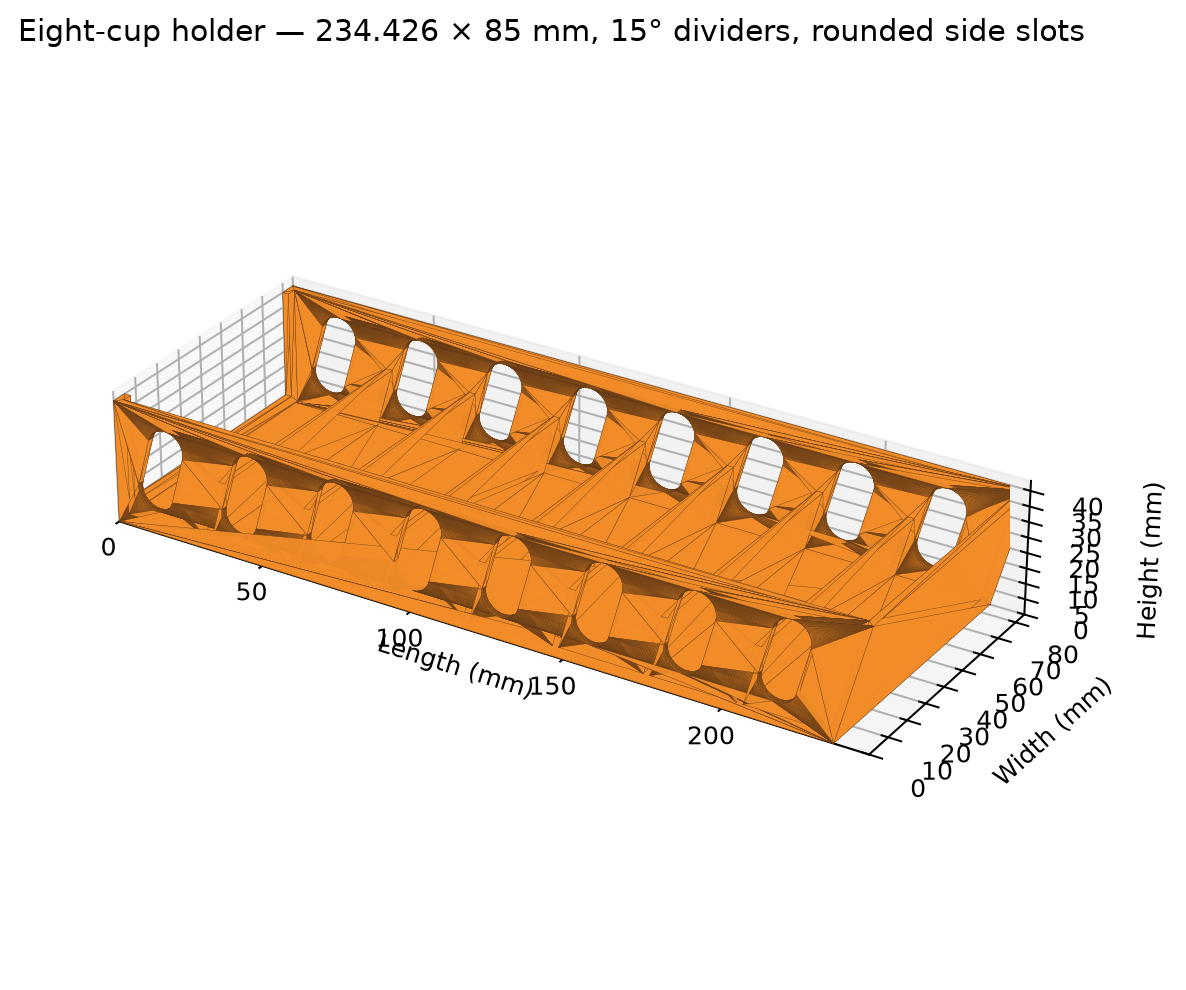

Write the Python code that produced this figure.
"""Parametric eight-cup holder, exported as STEP with a matplotlib preview.

Run with: python3 friskies_holder.py
Requires CadQuery and Matplotlib.
"""

from pathlib import Path
import math

import cadquery as cq
import matplotlib

from datetime import datetime

matplotlib.use("Agg")  # Save preview without requiring an interactive desktop.
import matplotlib.pyplot as plt
from mpl_toolkits.mplot3d.art3d import Poly3DCollection


# ------------------------------ Design constants ------------------------------
# Long axis is X; its outer length is calculated from the bay layout below.
WIDTH = 85.0

# Outer wall height above the flat bottom.
WALL_HEIGHT = 40.0

# Floor and walls.
FLOOR_THICKNESS = 2.0
WALL_THICKNESS = 2.0

# Seven transverse partitions separate eight equally sized bays. Dividers lean
# 15° toward the back, and the slots are sized to leave solid webs at each
# divider attachment.
CUP_COUNT = 8
CUP_DEPTHS = [27.0] * CUP_COUNT
DIVIDER_THICKNESS = 2.0
DIVIDER_HEIGHT = 20.0
DIVIDER_ANGLE_DEG = 15.0
BACK_SLOPE_DEG = 15.0
DIVIDER_FORWARD_OFFSET = 0.0
# Front access notch leaves 5 mm at each side and at the bottom.
FRONT_CUTOUT_MARGIN = 5.0
# Rounded lightening slots in both long side walls. Each slot is centered in a
# cup bay, leaving solid wall at the rim, floor, ends, and divider attachments.
SIDE_SLOT_WIDTH = 12.0
SIDE_SLOT_HEIGHT = 28.0
DIVIDER_COUNT = CUP_COUNT - 1
DIVIDER_BASE_WIDTH = DIVIDER_THICKNESS / math.cos(math.radians(DIVIDER_ANGLE_DEG))
REAR_WALL_BASE_THICKNESS_X = WALL_THICKNESS * math.cos(math.radians(BACK_SLOPE_DEG))
LENGTH = (
    WALL_THICKNESS
    + sum(CUP_DEPTHS)
    + DIVIDER_COUNT * DIVIDER_BASE_WIDTH
    + REAR_WALL_BASE_THICKNESS_X
)
MAX_PRINTER_XY = 256.0  # X1 Carbon nominal build plate dimensions.

# No bevels or fillets are applied; all edges remain sharp as requested.
OUTPUT_DIR = Path(__file__).resolve().parent / "outputs"
TIMESTAMP = datetime.now().strftime("%m%d_%H%M%S") # Tyson this is they right way to get auto-version numbers
STEP_FILE = OUTPUT_DIR / f"Friskies_8_Cup_Holder_{TIMESTAMP}.step"
PREVIEW_FILE = OUTPUT_DIR / f"Friskies_8_Cup_Holder_{TIMESTAMP}_preview.png"


def build_holder() -> cq.Workplane:
    """Build a tray with a sloped rear wall, access notch, and angled dividers."""

    back_run = WALL_HEIGHT * math.tan(math.radians(BACK_SLOPE_DEG))
    # Outer side profile is extruded across the short dimension. The rear top
    # leans outward, while its base remains at the nominal LENGTH coordinate.
    outer_profile = [(0, 0), (LENGTH, 0),
                     (LENGTH + back_run, WALL_HEIGHT), (0, WALL_HEIGHT)]
    outer = (cq.Workplane("XZ").polyline(outer_profile).close()
             .extrude(WIDTH).translate((0, WIDTH, 0)))

    # Offset the rear interior face along its normal to maintain 2 mm wall
    # thickness on the sloping back. Extend the cavity above the rim for a clean cut.
    back_angle = math.radians(BACK_SLOPE_DEG)
    rear_base_x = LENGTH - WALL_THICKNESS * math.cos(back_angle)
    rear_base_z = FLOOR_THICKNESS + WALL_THICKNESS * math.sin(back_angle)
    rear_top_x = LENGTH + back_run - WALL_THICKNESS * math.cos(back_angle)
    rear_top_z = WALL_HEIGHT + WALL_THICKNESS * math.sin(back_angle)
    cavity_profile = [
        (WALL_THICKNESS, FLOOR_THICKNESS),
        (rear_base_x, FLOOR_THICKNESS),
        (rear_top_x, rear_top_z + 1),
        (WALL_THICKNESS, WALL_HEIGHT + 1),
    ]
    cavity = (cq.Workplane("XZ").polyline(cavity_profile).close()
              .extrude(WIDTH - 2 * WALL_THICKNESS)
              .translate((0, WIDTH - WALL_THICKNESS, 0)))
    holder = outer.cut(cavity)

    # Cut through the front end wall, leaving the requested 5 mm side and
    # bottom margins. The opening reaches the rim; the floor remains intact.
    opening = cq.Workplane("XY").box(
        WALL_THICKNESS + 2,
        WIDTH - 2 * FRONT_CUTOUT_MARGIN,
        WALL_HEIGHT + 1,
        centered=(False, False, False),
    ).translate((-1, FRONT_CUTOUT_MARGIN, FRONT_CUTOUT_MARGIN))
    holder = holder.cut(opening)

    # Locate each partition after accumulating the bay in front of it.
    # DIVIDER_BASE_WIDTH accounts for the horizontal footprint of a 2 mm-thick
    # plate leaning 15°. This keeps both end bays equal to the middle bays.
    divider_starts = []
    accumulated_depth = 0.0
    for i in range(1, CUP_COUNT):
        accumulated_depth += CUP_DEPTHS[i - 1]
        divider_starts.append(
            WALL_THICKNESS
            + accumulated_depth
            + (i - 1) * DIVIDER_BASE_WIDTH
            - DIVIDER_FORWARD_OFFSET
        )

    # One vertical capsule-shaped opening per bay on each long side wall.
    # Each cutter is only as deep as its wall, so it cannot remove a divider
    # or pass through the opposite side. Vertical rounded slots print without
    # support because each layer grows around a short arch rather than a flat roof.
    slot_z = WALL_THICKNESS + (WALL_HEIGHT - WALL_THICKNESS) / 2.0
    for bay in range(CUP_COUNT):
        bay_start = (WALL_THICKNESS if bay == 0
                     else divider_starts[bay - 1] + DIVIDER_BASE_WIDTH)
        bay_end = (divider_starts[bay] if bay < DIVIDER_COUNT
                   else rear_base_x)
        slot_x = (bay_start + bay_end) / 2.0
        slot_profile = (
            cq.Workplane("XZ")
            .center(slot_x, slot_z)
            .slot2D(SIDE_SLOT_HEIGHT, SIDE_SLOT_WIDTH, angle=75)
        )
        near_side_cutter = slot_profile.extrude(WALL_THICKNESS).translate(
            (0, WALL_THICKNESS, 0)
        )
        far_side_cutter = near_side_cutter.translate((0, WIDTH - WALL_THICKNESS, 0))
        holder = holder.cut(near_side_cutter).cut(far_side_cutter)

    # Partitions cross the short axis and lean toward the back in the X/Z plane.
    angle = math.radians(DIVIDER_ANGLE_DEG)
    rise = DIVIDER_HEIGHT
    run = rise * math.tan(angle)
    half_t = DIVIDER_THICKNESS / 2.0
    # Offset perpendicular to the slanted face to give the plate true 2 mm thickness.
    normal_x = -math.sin(angle) * half_t
    normal_z = math.cos(angle) * half_t
    for center_x in divider_starts:
        profile = [
            (center_x, FLOOR_THICKNESS),
            (center_x + run, FLOOR_THICKNESS + rise),
            (center_x + run + DIVIDER_BASE_WIDTH, FLOOR_THICKNESS + rise),
            (center_x + DIVIDER_BASE_WIDTH, FLOOR_THICKNESS),
        ]

        # profile = [
        #     (center_x - normal_x, FLOOR_THICKNESS - normal_z),
        #     (center_x + run - normal_x, FLOOR_THICKNESS + rise - normal_z),
        #     (center_x + run + normal_x, FLOOR_THICKNESS + rise + normal_z),
        #     (center_x + normal_x, FLOOR_THICKNESS + normal_z),
        # ]
        divider = (
            cq.Workplane("XZ")
            .polyline(profile)
            .close()
            .extrude(WIDTH - 2 * WALL_THICKNESS)
            .translate((0, WIDTH - WALL_THICKNESS, 0))
        )
        holder = holder.union(divider)
    return holder.clean()


def save_preview(holder: cq.Workplane, path: Path) -> None:
    """Render the holder's tessellated surfaces as an isometric preview."""
    vertices, triangles = holder.val().tessellate(0.2)
    points = [vertex.toTuple() for vertex in vertices]
    faces = [[points[index] for index in tri] for tri in triangles]
    fig = plt.figure(figsize=(9, 5.6), dpi=180)
    ax = fig.add_subplot(111, projection="3d")
    ax.add_collection3d(Poly3DCollection(
        faces, facecolors="#f28c28", edgecolors="#653b16", linewidths=0.15,
        alpha=0.94
    ))
    ax.set_xlim(0, LENGTH + WALL_HEIGHT * math.tan(math.radians(BACK_SLOPE_DEG)))
    ax.set_ylim(0, WIDTH)
    ax.set_zlim(0, WALL_HEIGHT * 1.08)
    ax.set_box_aspect((LENGTH, WIDTH, WALL_HEIGHT))
    ax.view_init(elev=28, azim=-58)
    ax.set_xlabel("Length (mm)")
    ax.set_ylabel("Width (mm)")
    ax.set_zlabel("Height (mm)")
    ax.set_title(f"Eight-cup holder — {LENGTH:g} × {WIDTH:g} mm, "
                 f"{DIVIDER_ANGLE_DEG:g}° dividers, rounded side slots")
    fig.tight_layout()
    fig.savefig(path, bbox_inches="tight")
    plt.close(fig)


if __name__ == "__main__":
    part = build_holder()
    bb = part.val().BoundingBox()
    fits_printer = max(bb.xlen, bb.ylen) <= MAX_PRINTER_XY
    if not fits_printer:
        raise ValueError(
            f"Model footprint {bb.xlen:.2f} × {bb.ylen:.2f} mm exceeds "
            f"the nominal {MAX_PRINTER_XY:.0f} mm X1 Carbon bed."
        )
    cq.exporters.export(part, str(STEP_FILE), exportType="STEP")
    save_preview(part, PREVIEW_FILE)
    print(f"STEP: {STEP_FILE}")
    print(f"Preview: {PREVIEW_FILE}")
    print(f"Valid: {part.val().isValid()}")
    print(f"Bounding box: {bb.xlen:.2f} x {bb.ylen:.2f} x {bb.zlen:.2f} mm")
    print(f"Fits nominal X1 Carbon build area: {fits_printer}")
